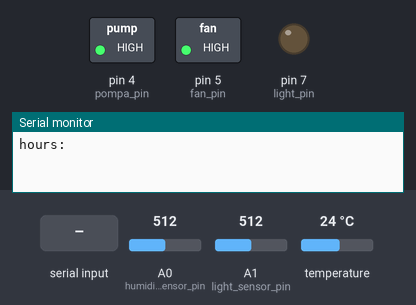
Bench run of a sketch on a simulated Arduino Uno, built with avr-gcc and run on an emulated ATmega328P. Shown: switched loads named in the sketch (green lamp = pin HIGH), output pins drawn as LEDs (lit = HIGH), the last lines printed to the serial monitor. Inputs (shaded band) come from the test bench; at power-on: temperature 24 °C, A1 (light_sensor_pin) = 512, A0 (humidity_sensor_pin) = 512.

Above: at 0.9 s.
1.0 s: "90,45\n" received over Serial
3.5 s: temperature set to 27.4 °C
5.2 s: temperature set to 28.6 °C
At 7.2 s:
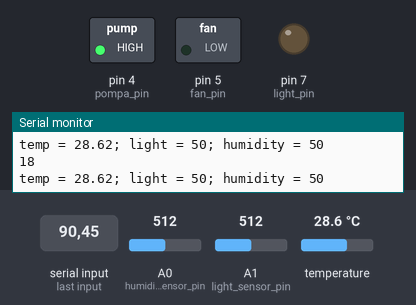
7.5 s: A1 (light_sensor_pin) set to 214
9.2 s: A1 (light_sensor_pin) set to 189
At 11.2 s:
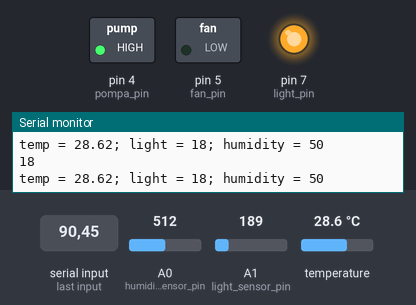
11.5 s: temperature set to 12 °C
At 13.5 s:
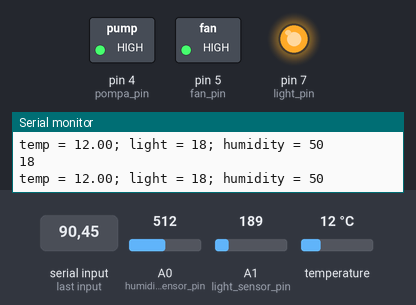
Timing chart, 0 to 14.5 s (numbered marks = the images above; inputs shaded):
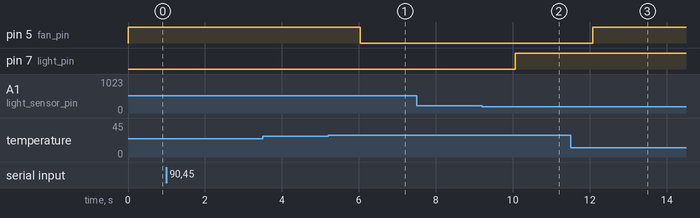

Measured:
- the behaviour switches between 28 and 28.1 °C on temperature (found by bisection; images 0 and 1)
- the behaviour switches between 205 and 204 on A1 (light_sensor_pin) (found by bisection; images 1 and 2)
- after the input at 5.2 s, pin 5 (fan_pin): HIGH → LOW after 0.84 s
- after the input at 9.2 s, pin 7 (light_pin): LOW → HIGH after 0.87 s
- after the input at 11.5 s, pin 5 (fan_pin): LOW → HIGH after 0.58 s

The sketch:

flowers.ino
```cpp
#include <OneWire.h>

#define humidity_sensor_pin A0
#define light_sensor_pin A1
#define temperature_pin 8

#define light_pin 7
#define pompa_pin 4
#define fan_pin 5

#define border_temperature 28
#define border_light 20
#define border_humidity 30
#define delay_humidity 30

int start_hours = 0;

OneWire ds(temperature_pin);

unsigned long minutes_from_start()
{
  return (unsigned long)millis() / 60000;
}

int time_hour()
{
  return (int)(start_hours + minutes_from_start() / 60) % 24;
}

void print_info(float temperature, int light, int humidity)
{
  Serial.print("temp = ");
  Serial.print(temperature);

  Serial.print("; light = ");
  Serial.print(light);

  Serial.print("; humidity = ");
  Serial.print(humidity);
  Serial.println();
}

int humidity_sens() {
  int humidity = analogRead(humidity_sensor_pin);
  humidity = map(humidity, 0, 1023, 100, 0);
  return humidity;
}

int light_sens() {
  int light = analogRead(light_sensor_pin);
  light = map(light, 0, 1023, 0, 100);
  return light;
}

float temperature_sens() {
  byte data[2];

  ds.reset();
  ds.write(0xCC);
  ds.write(0x44);
  delay(1000);
  ds.reset();
  ds.write(0xCC);
  ds.write(0xBE);

  data[0] = ds.read();
  data[1] = ds.read();

  return (((data[1] << 8) | data[0]) * 0.0625);
}


void start_time()
{
  int time_enter = 0;
  Serial.print("hours:");
  while(time_enter == 0)
  {
    if (Serial.available()) {
      start_hours = Serial.parseInt();
      Serial.println(start_hours);
      time_enter = 1;
    }
  }
}


void setup() {
  pinMode(humidity_sensor_pin, INPUT_PULLUP);
  pinMode(pompa_pin, OUTPUT);
  pinMode(light_sensor_pin, INPUT);

  pinMode(light_pin, OUTPUT);
  pinMode(pompa_pin, OUTPUT);
  pinMode(fan_pin, OUTPUT);

  digitalWrite(light_pin, 0);
  digitalWrite(pompa_pin, 1);
  digitalWrite(fan_pin, 1);

  Serial.begin(9600);
  Serial.setTimeout(50);
  start_time();
}

void loop() {

  int humidity, light, hours;
  unsigned long time_humidity = 0;
  float temperature;

  temperature = temperature_sens();
  light = light_sens();
  humidity = humidity_sens();

  hours = time_hour();
  Serial.println(hours);
  print_info(temperature, light, humidity);

  if (temperature > border_temperature || (hours > 17 && hours < 18))
    digitalWrite(fan_pin, 0);
  else
    digitalWrite(fan_pin, 1);

  if (humidity < border_humidity && minutes_from_start() - time_humidity > delay_humidity)
  {
    digitalWrite(pompa_pin, 0);
    delay(2000);
    digitalWrite(pompa_pin, 1);
    time_humidity = minutes_from_start();
  }
  else
    digitalWrite(pompa_pin, 1);

  if (light < border_light && hours > 12 && hours < 24)
    digitalWrite(light_pin, 1);
  else
    digitalWrite(light_pin, 0);
}
```
